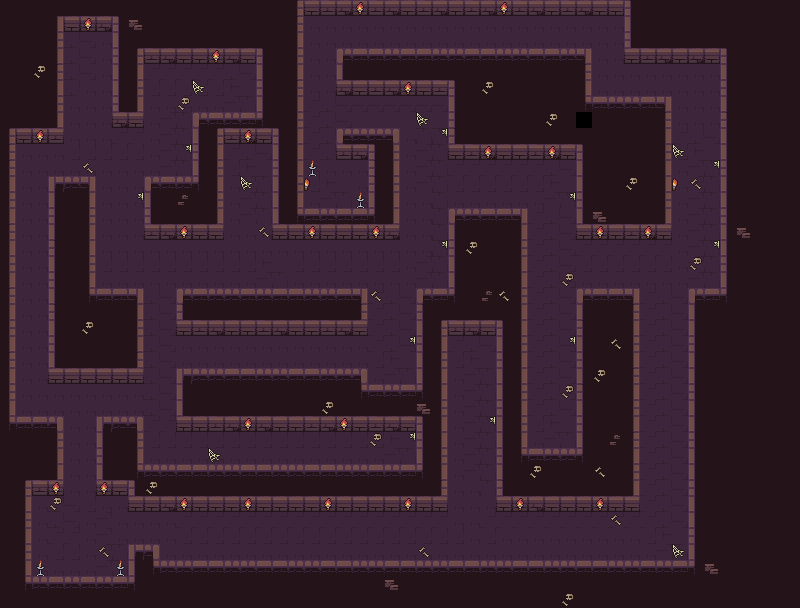

This is a level from a 2D game, rendered from its Tiled map with the project's own tilesets. A one-line summary and the map file follow, with tile-layer data summarised:
An orthogonal 50x38 tile map with 16x16 px tiles, 3 tile layers (Background, Collision, Decorations), 3 tilesets and 83 objects (32x Peaks, 16x Coins, 11x Potion, 5x Enemies S2, 4x Silver Keys, ...).

<map version="1.10" tiledversion="1.11.2" orientation="orthogonal" renderorder="right-down" width="50" height="38" tilewidth="16" tileheight="16" infinite="0" nextlayerid="5" nextobjectid="156">
 <tileset firstgid="1" source="../assets/tilesets/Dungeon_Tileset.tsx" />
 <tileset firstgid="101" source="../assets/tilesets/enemies.tsx" />
 <tileset firstgid="107" source="../assets/2D Pixel Dungeon Asset Pack/items and trap_animation/peaks/Traps.tsx" />
 <layer id="1" name="Background" width="50" height="38">
  <data>[1900 cells, 784 non-empty, 10 distinct tile ids]</data>
 </layer>
 <objectgroup id="4" name="Objects">
  <object id="2" name="Door" gid="67" x="144" y="432" width="16" height="16">
   <properties>
    <property name="count" type="int" value="3" />
    <property name="obj_type" value="door" />
    <property name="orientation" value="left" />
    <property name="required_key" value="silver" />
   </properties>
  </object>
  <object id="3" name="Door" gid="68" x="162" y="432" width="16" height="16">
   <properties>
    <property name="count" type="int" value="3" />
    <property name="obj_type" value="door" />
    <property name="orientation" value="right" />
    <property name="required_key" value="silver" />
   </properties>
  </object>
  <object id="8" name="Player Spawn" x="64" y="528" width="19.3333" height="20">
   <properties>
    <property name="obj_name" value="player_spawn" />
    <property name="obj_type" value="spawn" />
   </properties>
  </object>
  <object id="11" name="Silver Keys" gid="89" x="80" y="96" width="16" height="16">
   <properties>
    <property name="frames" type="int" value="4" />
    <property name="item" value="key" />
    <property name="key_type" value="silver" />
    <property name="obj_type" value="collectible" />
   </properties>
  </object>
  <object id="12" name="Silver Keys" gid="89" x="656" y="368" width="16" height="16">
   <properties>
    <property name="frames" type="int" value="4" />
    <property name="item" value="key" />
    <property name="key_type" value="silver" />
    <property name="obj_type" value="collectible" />
   </properties>
  </object>
  <object id="13" name="Silver Keys" gid="89" x="544" y="432" width="16" height="16">
   <properties>
    <property name="frames" type="int" value="4" />
    <property name="item" value="key" />
    <property name="key_type" value="silver" />
    <property name="obj_type" value="collectible" />
   </properties>
  </object>
  <object id="14" name="Silver Keys" gid="89" x="384" y="368" width="16" height="16">
   <properties>
    <property name="frames" type="int" value="4" />
    <property name="item" value="key" />
    <property name="key_type" value="silver" />
    <property name="obj_type" value="collectible" />
   </properties>
  </object>
  <object id="15" name="Golden Keys" gid="100" x="385.333" y="456.667" width="16" height="16">
   <properties>
    <property name="frames" type="int" value="4" />
    <property name="item" value="key" />
    <property name="key_type" value="golden" />
    <property name="obj_type" value="collectible" />
   </properties>
  </object>
  <object id="16" name="Golden Keys" gid="100" x="327.125" y="119.25" width="16" height="16">
   <properties>
    <property name="frames" type="int" value="4" />
    <property name="item" value="key" />
    <property name="key_type" value="golden" />
    <property name="obj_type" value="collectible" />
   </properties>
  </object>
  <object id="18" name="Ladder" gid="40" x="328.182" y="191.818" width="16" height="16">
   <properties>
    <property name="destination" value="&quot;finish&quot;" />
    <property name="obj_type" value="ladder" />
   </properties>
  </object>
  <object id="19" name="Coins" gid="87" x="144" y="528" width="16" height="16">
   <properties>
    <property name="frames" type="int" value="4" />
    <property name="item" value="coin" />
    <property name="obj_type" value="collectible" />
    <property name="value" type="int" value="10" />
   </properties>
  </object>
  <object id="20" name="Coins" gid="87" x="64" y="496" width="16" height="16">
   <properties>
    <property name="frames" type="int" value="4" />
    <property name="item" value="coin" />
    <property name="obj_type" value="collectible" />
    <property name="value" type="int" value="10" />
   </properties>
  </object>
  <object id="21" name="Coins" gid="87" x="304" y="208" width="16" height="16">
   <properties>
    <property name="frames" type="int" value="4" />
    <property name="item" value="coin" />
    <property name="obj_type" value="collectible" />
    <property name="value" type="int" value="10" />
   </properties>
  </object>
  <object id="22" name="Coins" gid="87" x="144" y="544" width="16" height="16">
   <properties>
    <property name="frames" type="int" value="4" />
    <property name="item" value="coin" />
    <property name="obj_type" value="collectible" />
    <property name="value" type="int" value="10" />
   </properties>
  </object>
  <object id="30" name="Coins" gid="87" x="454.667" y="358.667" width="16" height="16">
   <properties>
    <property name="frames" type="int" value="4" />
    <property name="item" value="coin" />
    <property name="obj_type" value="collectible" />
    <property name="value" type="int" value="10" />
   </properties>
  </object>
  <object id="31" name="Coins" gid="87" x="473.333" y="359.333" width="16" height="16">
   <properties>
    <property name="frames" type="int" value="4" />
    <property name="item" value="coin" />
    <property name="obj_type" value="collectible" />
    <property name="value" type="int" value="10" />
   </properties>
  </object>
  <object id="32" name="Coins" gid="87" x="463.333" y="374" width="16" height="16">
   <properties>
    <property name="frames" type="int" value="4" />
    <property name="item" value="coin" />
    <property name="obj_type" value="collectible" />
    <property name="value" type="int" value="10" />
   </properties>
  </object>
  <object id="34" name="Coins" gid="87" x="242" y="165.333" width="16" height="16">
   <properties>
    <property name="frames" type="int" value="4" />
    <property name="item" value="coin" />
    <property name="obj_type" value="collectible" />
    <property name="value" type="int" value="10" />
   </properties>
  </object>
  </objectgroup>
 <layer id="2" name="Collision" width="50" height="38">
  <data>[1900 cells, 1135 non-empty, 23 distinct tile ids]</data>
 </layer>
 <layer id="3" name="Decorations" width="50" height="38">
  <data>[1900 cells, 83 non-empty, 9 distinct tile ids]</data>
 </layer>
</map>
<!-- 65 of 83 objects omitted -->
